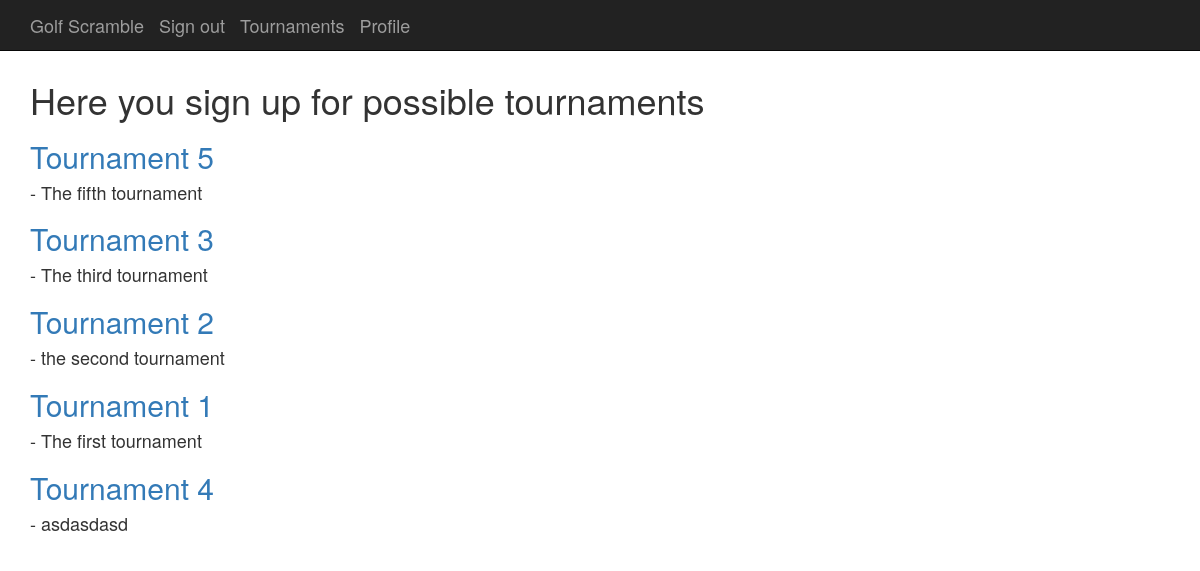
/tournaments/ (signed in), run on the app's committed database.
### tournaments/models.py (models this page shows, shortened)
class Tournament(models.Model):
    id = models.AutoField(primary_key=True)
    name = models.CharField(max_length=200)
    description = models.TextField()
    tourn_date = models.DateTimeField(blank=True, default=one_day_hence())

### pages/views.py (the view)
# urls.py: path('tournaments/', TournamentListView.as_view(), name='tournaments'),
class TournamentListView(LoginRequiredMixin, ListView):
    template_name = 'tournaments.html'
    context_object_name = 'tournaments'
    def get_queryset(self):
        return Tournament.objects.all().order_by('-tourn_date')
    def get_context_data(self, **kwargs):
        context = super(TournamentListView, self).get_context_data(**kwargs)
        context['participations'] = Participation.objects.all()
        return context

### templates/tournaments.html
{% extends "base.html" %}
{% block content %}
{% if user.is_authenticated and user.is_staff%}
 <h2> Here you create new tournaments </h2>
    {% comment %}
  {% regroup participations by tournament as o_participations%}
  {% for participation in o_participations %}
      <h3> <a class="article-title" href="{% url 'tournament_detail' participation.grouper.id %}">{{ participation.grouper }} </a></h3>
      {% regroup participation.list by player as player_list %}
      {% for player in player_list %}
        <h4> - {{ player.grouper.first_name }} {{ player.grouper.last_name }}</h4>
      {% endfor %}
  {% endfor %}
  {% endcomment %}
    {% for tournament in tournaments %}
        <h2> <a class="article-title" href="{% url 'tournament_detail' tournament.id %}"> {{ tournament.name }} </a></h2>
        {% comment %}
        {% for participation in participations %}
            {% if tournament.id == participation.tournament.id %}
                <h4> - {{ participation.player.first_name }} {{ participation.player.last_name }}</h4>
            {% endif %}
        {% endfor %}
        {% endcomment %}
    {% endfor %}
{% elif  user.is_authenticated and not user.is_staff %}
    <h1>Here you sign up for possible tournaments</h1>
    {% for tournament in tournaments %}
        <h2><a class="article-title" href="{% url 'tournament_detail' tournament.id %}"> {{ tournament.name }} </a></h2>
        <h4> - {{ tournament.description }}</h4>
    {% endfor %}
{% endif %}
{% endblock %}

### templates/base.html (style rules this page uses)
body { padding-top: 60px; }

### data on the page
Tournament: name "Tournament 5", description "The fifth tournament"
Tournament: name "Tournament 3", description "The third tournament"
Tournament: name "Tournament 2", description "the second tournament"
Tournament: name "Tournament 1", description "The first tournament"
Tournament: name "Tournament 4", description "asdasdasd"
